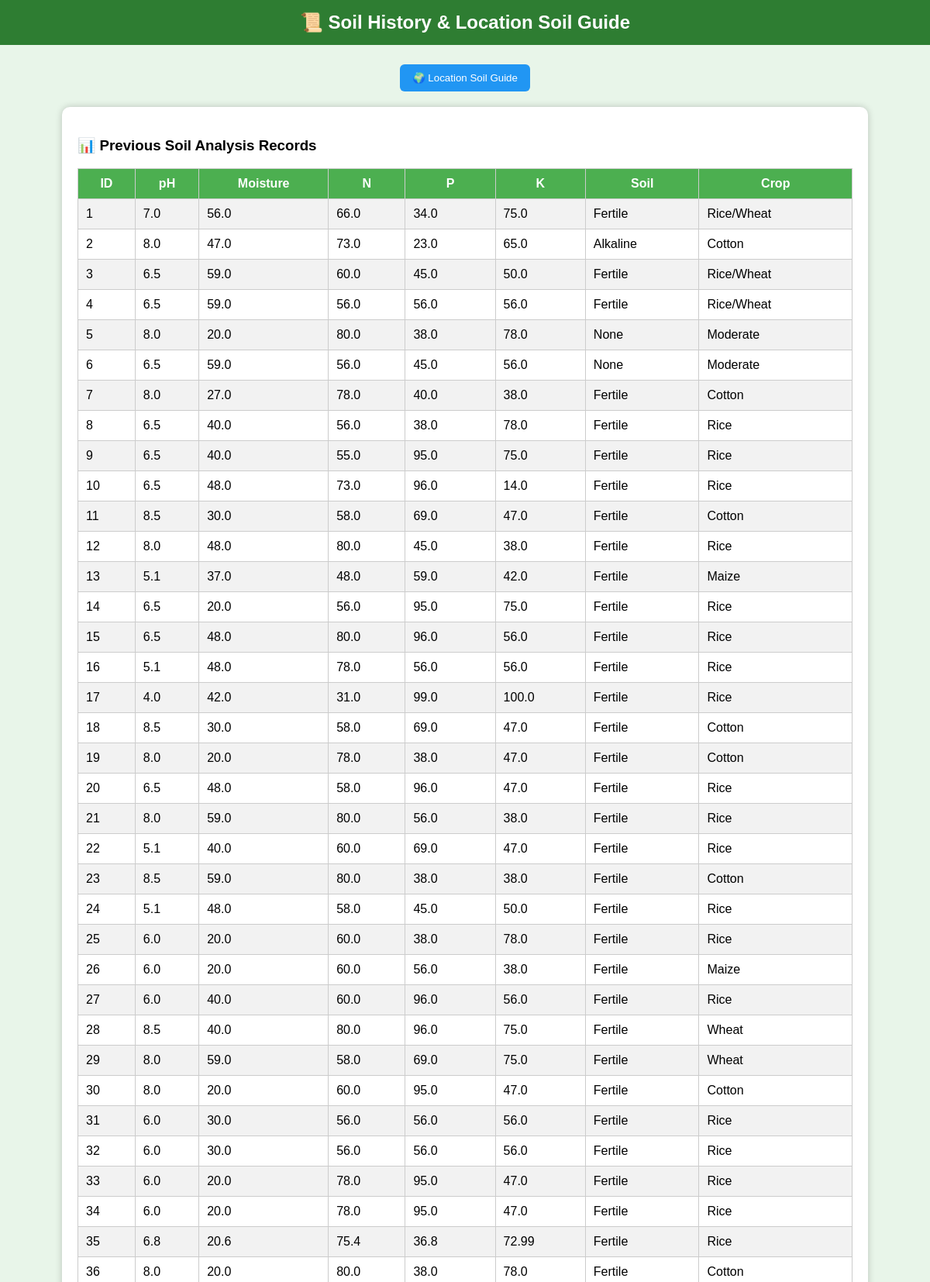
The app's page /history (upper part) with its own data.
### tables this page shows
CREATE TABLE soil(
        id INTEGER PRIMARY KEY AUTOINCREMENT,
        ph REAL,
        moisture REAL,
        n REAL,
        p REAL,
        k REAL,
        soil TEXT,
        crop TEXT
    );

### app.py (the view)
@app.route("/history")
def history():
    conn = sqlite3.connect("soil.db")
    data = conn.execute("SELECT * FROM soil").fetchall()
    conn.close()
    return render_template("history.html", data=data)

### templates/history.html (shortened to what this page needs)
<!DOCTYPE html>
<html>
<head>
</head>
<body>
<div class="header">
📜 Soil History & Location Soil Guide
</div>
<div style="text-align:center; margin-top:10px;">
    <a href="/location">
        <button class="back">🌍 Location Soil Guide</button>
    </a>
</div>
<div class="container">
<h3>📊 Previous Soil Analysis Records</h3>
<table>
<tr>
<th>ID</th>
<th>pH</th>
<th>Moisture</th>
<th>N</th>
<th>P</th>
<th>K</th>
<th>Soil</th>
<th>Crop</th>
</tr>
{% for row in data %}
<tr>
{% for col in row %}
<td>{{ col }}</td>
{% endfor %}
</tr>
{% endfor %}
</table>
<br><br>
<br>
</div>
</body>
</html>

### templates/history.html (style rules this page uses)
body { font-family: Arial; background:#e8f5e9; margin:0; }
.header { background:#2e7d32; color:white; padding:15px; font-size:24px; font-weight:bold; text-align:center; }
.container { width:90%; max-width:1000px; margin:20px auto; background:white; padding:20px; border-radius:10px; box-shadow:0 0 10px rgba(0,0,0,0.2); }
table { width:100%; border-collapse:collapse; }
th { background:#4caf50; color:white; }
th,td { padding:10px; border:1px solid #ccc; }
tr:nth-child(even) { background:#f2f2f2; }
.back { background:#2196f3; color:white; padding:10px 16px; border:none; border-radius:6px; margin-top:15px; cursor:pointer; }

### records on screen
soil: row "1", ph "7.0", moisture "56.0", n "66.0", p "34.0", k "75.0", soil "Fertile", crop "Rice/Wheat"
soil: row "2", ph "8.0", moisture "47.0", n "73.0", p "23.0", k "65.0", soil "Alkaline", crop "Cotton"
soil: row "3", ph "6.5", moisture "59.0", n "60.0", p "45.0", k "50.0", soil "Fertile", crop "Rice/Wheat"
soil: row "4", ph "6.5", moisture "59.0", n "56.0", p "56.0", k "56.0", soil "Fertile", crop "Rice/Wheat"
soil: row "5" "None", ph "8.0", moisture "20.0", n "80.0", p "38.0", k "78.0", crop "Moderate"
soil: row "6" "None", ph "6.5", moisture "59.0", n "56.0", p "45.0", k "56.0", crop "Moderate"
soil: row "7", ph "8.0", moisture "27.0", n "78.0", p "40.0", k "38.0", soil "Fertile", crop "Cotton"
soil: row "8", ph "6.5", moisture "40.0", n "56.0", p "38.0", k "78.0", soil "Fertile", crop "Rice"
soil: row "9", ph "6.5", moisture "40.0", n "55.0", p "95.0", k "75.0", soil "Fertile", crop "Rice"
soil: row "10", ph "6.5", moisture "48.0", n "73.0", p "96.0", k "14.0", soil "Fertile", crop "Rice"
soil: row "11", ph "8.5", moisture "30.0", n "58.0", p "69.0", k "47.0", soil "Fertile", crop "Cotton"
soil: row "12", ph "8.0", moisture "48.0", n "80.0", p "45.0", k "38.0", soil "Fertile", crop "Rice"
soil: row "13", ph "5.1", moisture "37.0", n "48.0", p "59.0", k "42.0", soil "Fertile", crop "Maize"
soil: row "14", ph "6.5", moisture "20.0", n "56.0", p "95.0", k "75.0", soil "Fertile", crop "Rice"
soil: row "15", ph "6.5", moisture "48.0", n "80.0", p "96.0", k "56.0", soil "Fertile", crop "Rice"
soil: row "16", ph "5.1", moisture "48.0", n "78.0", p "56.0", k "56.0", soil "Fertile", crop "Rice"
soil: row "17", ph "4.0", moisture "42.0", n "31.0", p "99.0", k "100.0", soil "Fertile", crop "Rice"
soil: row "18", ph "8.5", moisture "30.0", n "58.0", p "69.0", k "47.0", soil "Fertile", crop "Cotton"
soil: row "19", ph "8.0", moisture "20.0", n "78.0", p "38.0", k "47.0", soil "Fertile", crop "Cotton"
soil: row "20", ph "6.5", moisture "48.0", n "58.0", p "96.0", k "47.0", soil "Fertile", crop "Rice"
soil: row "21", ph "8.0", moisture "59.0", n "80.0", p "56.0", k "38.0", soil "Fertile", crop "Rice"
soil: row "22", ph "5.1", moisture "40.0", n "60.0", p "69.0", k "47.0", soil "Fertile", crop "Rice"
soil: row "23", ph "8.5", moisture "59.0", n "80.0", p "38.0", k "38.0", soil "Fertile", crop "Cotton"
soil: row "24", ph "5.1", moisture "48.0", n "58.0", p "45.0", k "50.0", soil "Fertile", crop "Rice"
soil: row "25", ph "6.0", moisture "20.0", n "60.0", p "38.0", k "78.0", soil "Fertile", crop "Rice"
soil: row "26", ph "6.0", moisture "20.0", n "60.0", p "56.0", k "38.0", soil "Fertile", crop "Maize"
soil: row "27", ph "6.0", moisture "40.0", n "60.0", p "96.0", k "56.0", soil "Fertile", crop "Rice"
soil: row "28", ph "8.5", moisture "40.0", n "80.0", p "96.0", k "75.0", soil "Fertile", crop "Wheat"
soil: row "29", ph "8.0", moisture "59.0", n "58.0", p "69.0", k "75.0", soil "Fertile", crop "Wheat"
soil: row "30", ph "8.0", moisture "20.0", n "60.0", p "95.0", k "47.0", soil "Fertile", crop "Cotton"
soil: row "31", ph "6.0", moisture "30.0", n "56.0", p "56.0", k "56.0", soil "Fertile", crop "Rice"
soil: row "32", ph "6.0", moisture "30.0", n "56.0", p "56.0", k "56.0", soil "Fertile", crop "Rice"
soil: row "33", ph "6.0", moisture "20.0", n "78.0", p "95.0", k "47.0", soil "Fertile", crop "Rice"
soil: row "34", ph "6.0", moisture "20.0", n "78.0", p "95.0", k "47.0", soil "Fertile", crop "Rice"
soil: row "35", ph "6.8", moisture "20.6", n "75.4", p "36.8", k "72.99", soil "Fertile", crop "Rice"
soil: row "36", ph "8.0", moisture "20.0", n "80.0", p "38.0", k "78.0", soil "Fertile", crop "Cotton"
